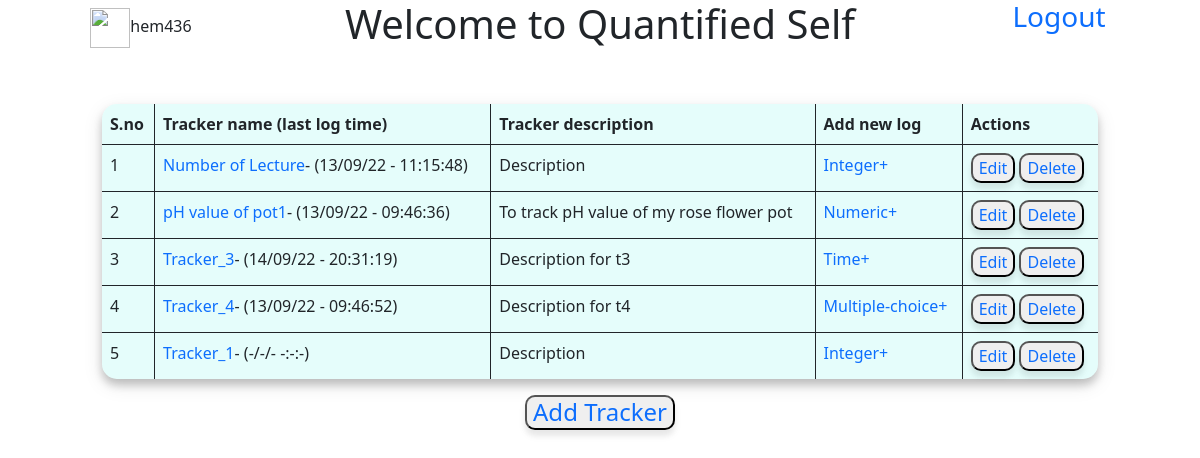
The page /main (signed in) on the database as committed earlier.
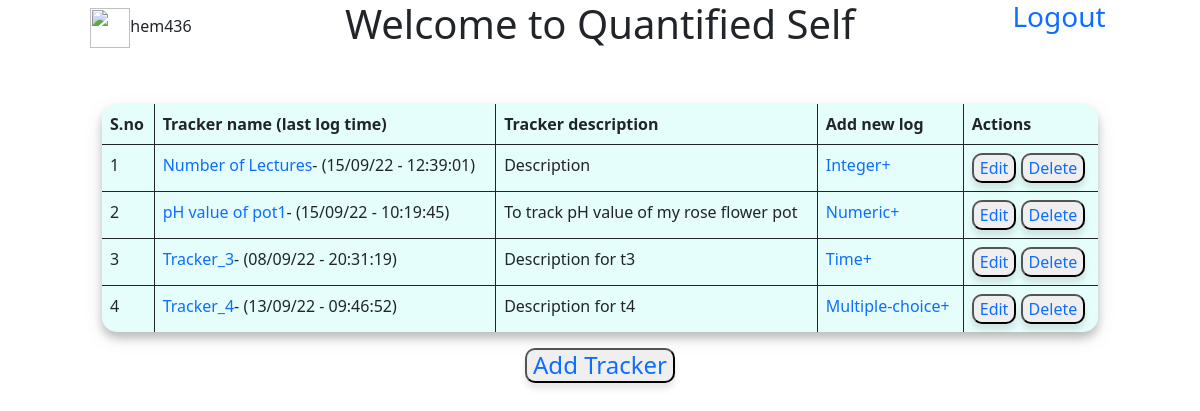
The same page on the database as committed later.
### database.py (models this page shows)
class User(db.Model,UserMixin):
    id=db.Column(db.Integer,primary_key=True,autoincrement=True)
    username=db.Column(db.String,nullable=False,unique=True)
    password=db.Column(db.String,nullable=False)
    trackers=db.relationship("tracker",cascade='all',backref="parent")
    email = db.Column(db.String, unique=True)
    active = db.Column(db.Boolean())
    fs_uniquifier = db.Column(db.String(255), unique=True, nullable=False)
    roles = db.relationship('Role', secondary=roles_users,backref=db.backref('users', lazy='dynamic'))

class tracker(db.Model):
    user_id=db.Column(db.Integer,db.ForeignKey('user.id'),nullable=False)
    tracker_id=db.Column(db.Integer,primary_key=True,autoincrement=True)
    name=db.Column(db.String(30),nullable=False)
    desc=db.Column(db.String)
    type=db.Column(db.String,nullable=False)
    settings=db.Column(db.String)
    lastupdate=db.Column(db.DateTime)
    logs=db.relationship("log",cascade='all', backref="parent")

### application/controllers.py (the view)
@app.route('/main')
@login_required
def main():
    return render_template('main.html',user=current_user,datetime=datetime)

### application/controllers.py (called while the page is built)
@login_manager.user_loader
def load_user(id):
    u=User.query.filter(User.fs_uniquifier==id).one()
    return u

### templates/main.html (shortened to what this page needs)
<!DOCTYPE html>
<html lang="en" dir="ltr">
  <head>
    <link href="https://cdn.jsdelivr.net/npm/bootstrap@5.0.2/dist/css/bootstrap.min.css" rel="stylesheet">
    <link rel="stylesheet" href="/static/main.css">
  </head>
  <body>
    <div class="row">
      <div class="col-sm-3 d-flex justify-content-center">
        <span class="align-self-center"><img src='/static/userimg.png' width="40px" height="40px" />{{user.username}}</span>
      </div>
      <div class="col-sm-6 d-flex justify-content-center">
        <h1>Welcome to Quantified Self</h1>
      </div>
      <div class="col-sm-3 d-flex justify-content-center">
        <a class="h3" href="/logout" align="right">Logout</a>
      </div>
    </div>
    <br>
    <br>
    <div class="row main ">
      <div class="col-10 offset-1">
        <table class='table table-bordered tracker_table'>
          <thead>
            <tr>
              <th>S.no</th>
              <th>Tracker name (last log time)</th>
              <th>Tracker description</th>
              <th>Add new log</th>
              <th>Actions</th>
            </tr>
          </thead>
          <tbody>
            {% for t in user.trackers %}
            <tr>
              <td>{{loop.index}}</td>
              <td><a href="/tracker/{{t.tracker_id}}">{{t.name}}</a>- {% if t.lastupdate %}({{datetime.strftime(t.lastupdate,'%d/%m/%y - %H:%M:%S')}}){% else %} (-/-/- -:-:-) {% endif %}</td>
              <td>{{t.desc}}</td>
              <td><a href="/{{t.tracker_id}}/log/add">{{t.type}}+</a></td>
              <td>
                <button type="button" value="edit"><a href="/tracker/{{t.tracker_id}}/update">Edit</a></button>
                <button type="button" value="delete"><a href="/tracker/{{t.tracker_id}}/delete">Delete</a></button>
              </td>
            </tr>
            {% endfor %}
          </tbody>
        </table>
        <div class="text-center">
          <button class="button" type="button" name="button"><a class="h4" href="/tracker/add">Add Tracker</a> </button>
        </div>
      </div>
    </div>
  </body>
</html>

### static/main.css (style rules this page uses)
.table { box-shadow: 0 6px 8px 0 rgba(0, 0, 0, 0.2), 0 6px 20px 0 rgba(0, 0, 0, 0.1); background-color: #8bf7ed38; border-radius: 15px; border: hidden; }
button { box-shadow: 0 6px 8px 0 rgba(0, 0, 0, 0.05), 0 6px 5px 0 rgba(0, 0, 0, 0.05); border-radius: 10px; }
a { text-decoration: none; }

Rows that differ between the two databases and show on the page:
removed tracker: name "Tracker_1", desc "Description", type "Integer"
changed tracker "Description": name "Number of Lecture" → "Number of Lectures"; strftime "13/09/22 - 11:15:48" → "15/09/22 - 12:39:01"
changed tracker "pH value of pot1": strftime "13/09/22 - 09:46:36" → "15/09/22 - 10:19:45"
changed tracker "Tracker_3": strftime "14/09/22 - 20:31:19" → "08/09/22 - 20:31:19"
